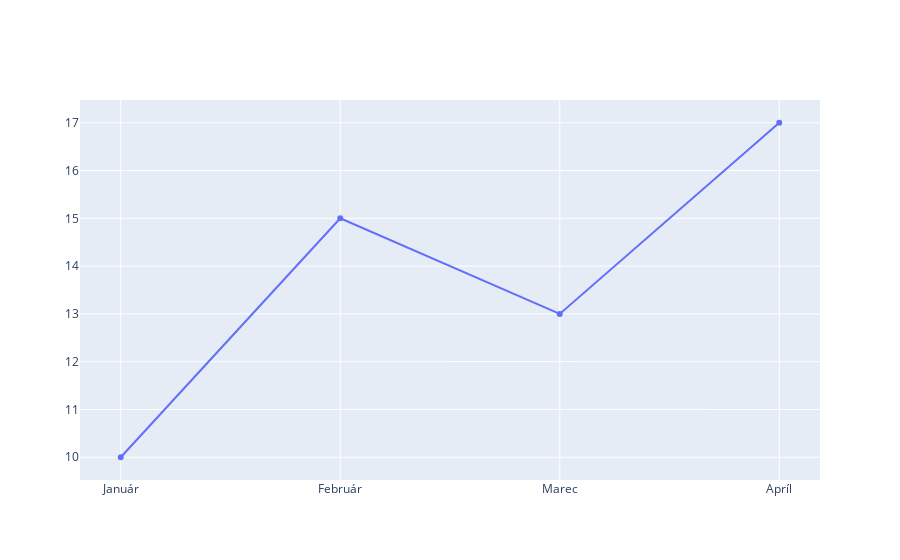

The code cell stored with this chart in its notebook:
### Markdown cell above
# Základný čiarový graf

### Code cell
import plotly.graph_objects as go

# Dáta pre graf
x_data = ['Január', 'Február', 'Marec', 'Apríl']
y_data = [10, 15, 13, 17]

# Vytvorenie grafu
fig = go.Figure(data=go.Scatter(x=x_data, y=y_data, mode='lines+markers'))

# Zobrazenie grafu
fig.show()

### Figure 1 — Plotly figure (JSON) as saved in the notebook; plotly's stock layout.template omitted (floating-point values rounded to 4 significant figures)
{"data": [{"mode": "lines+markers", "x": ["Január", "Február", "Marec", "Apríl"], "y": [10, 15, 13, 17], "type": "scatter"}], "layout": {}}
